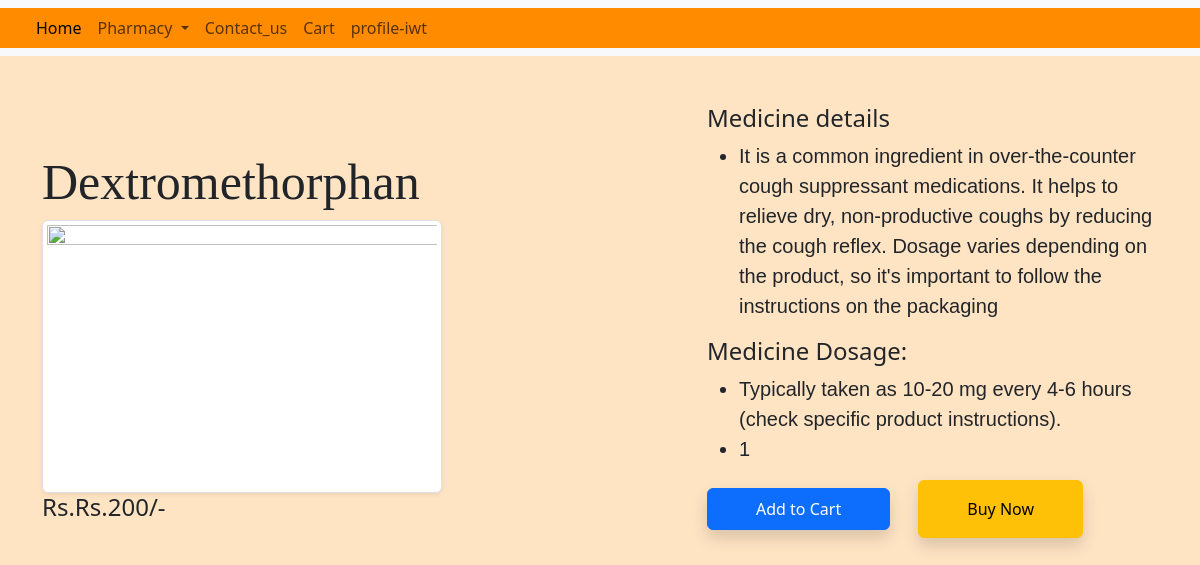
The page /medicine-detail/1 (signed in) on the database its author committed.
### app/models.py (models this page shows, shortened)
class Medicine(models.Model):
    id=models.IntegerField(primary_key=True)
    name=models.CharField(max_length=30)
    disease=models.CharField(choices=CATEGORY_CHOICES,max_length=30)
    description=models.CharField(max_length=1000)
    dosage=models.CharField(max_length=500)
    price=models.CharField(max_length=500,default='Rs. 200')
    image=models.URLField()

### app/views.py (the view)
# urls.py: path("medicine-detail/<int:pk>",views.MedicineDetail.as_view(),name="medicine-detail"),
class MedicineDetail(View):
    def get(self,request,pk):
        medicine=Medicine.objects.get(pk=pk)
        return render(request,"medicinedetail.html",locals())

### app/templates/medicinedetail.html (shortened to what this page needs)
{% extends 'base.html' %}
{% load static %}
{% block main-content %}
    <div class="container my-5">
        <div class="row flex justify-content-between">
            <div class="img2 col-lg-5 mt-5">
                 <h1 style="font-family: Georgia, 'Times New Roman', Times, serif; font-size: 50px;">{{medicine.name}}</h1>
                 <img src="{{medicine.image}}"  class="img-fluid img-thumbnail shadow-sm"  width="400px" height="270px" alt="">
                 <h4>Rs.{{medicine.price}}/-</h4>
                 <br><br>
            </div>
            <div class="product-detail col-lg-5">
            <h4>Medicine details</h4>
            <ul class="fs-5" style="font-family:Verdana, Geneva, Tahoma, sans-serif;">
                <li>{{medicine.description}}</li>
            </ul>
            <h4>Medicine Dosage:</h4>
            <ul class="fs-5" style="font-family:Verdana, Geneva, Tahoma, sans-serif;">
                <li>{{medicine.dosage}}</li>
                <li>{{medicine.id}}</li>
            </ul>
                <form action="/add-to-cart" class="d-line">
                    <button type="submit" class="btn btn-primary shadow px-5 py-2">Add to Cart</button>
                    <span><a href="{% url 'showcart' %}" class="btn btn-warning shadow px-5 py-3 ms-4">Buy Now</a></span>
                </form>
            </div>
        </div>
    </div>
{% endblock main-content %}

### app/templates/base.html (shortened to what this page needs)
<!DOCTYPE html>
{% load static %}
<html lang="en">
<head>
    <link href="https://cdn.jsdelivr.net/npm/bootstrap@5.3.0/dist/css/bootstrap.min.css" rel="stylesheet">
</head>
<body style="background-color: bisque;">
    <nav class="navbar navbar-expand-lg bg-body-tertiary" >
        <div class="container-fluid" style="background-color:darkorange">
          <div class="collapse navbar-collapse" id="navbarSupportedContent">
            <ul class="navbar-nav me-auto mb-2  mb-lg-0">
              {% if request.user.is_authenticated %}
              <li class="nav-item">
                    <a class="nav-link active" href="{% url 'home' %}"><Main>Home</Main></a>
              </li>
              <li class="nav-item dropdown">
                <a class="nav-link dropdown-toggle" href="#" role="button" data-bs-toggle="dropdown" aria-expanded="false">
                  Pharmacy
                </a>
              </li>
              <li class="nav-item">
                <a class="nav-link" href="{% url 'contactus' %}"><Main>Contact_us</Main></a>
              </li>
              <li class="nav-item">
                <a class="nav-link" href="{% url 'showcart' %}"><Main>Cart</Main></a>
              </li>
              <li class="nav-item justify-content-end">
                  <a class="nav-link" href="{% url 'profile' %}"><Main>profile-{{request.user}}</Main></a>
              </li>
              {% endif %}
            </ul>
          </div>
        </div>
      </nav>
      {% block main-content %}
      {% endblock main-content %}

### rows shown on the page
Medicine: name "Dextromethorphan", price "Rs.200", description "It is a common ingredient in over-the-counter cough suppressant medications. It helps to relieve dry, non-productive coughs by reducing the cough reflex. Dosage varies depending on the product, so it's important to follow the instructions on the packaging", dosage "Typically taken as 10-20 mg every 4-6 hours (check specific product instructions).", id "1"

### other values the page prints
{{ request.user }} "iwt"
